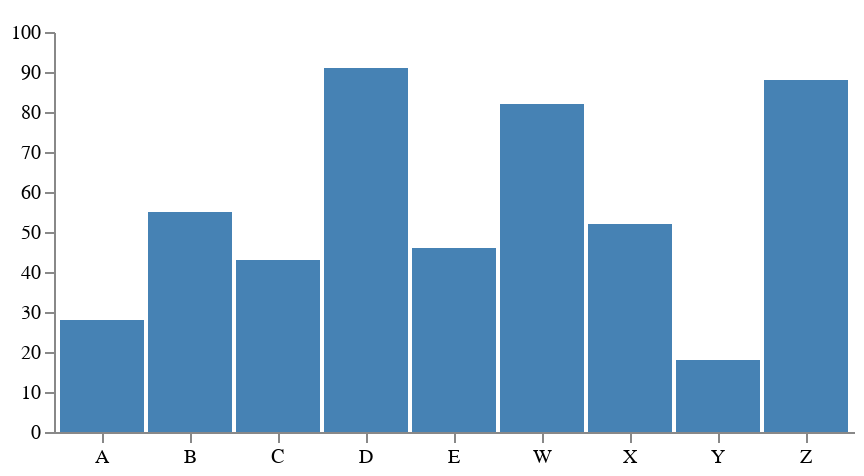

Write the Vega-Lite specification saved for this chart.
### Vega specification from a JSON file in a GitHub repository (floating-point values rounded to 4 significant figures)
{"$schema": "https://vega.github.io/schema/vega/v3.0.json", "width": 400, "height": 200, "padding": 5, "data": [{"name": "table", "values": [{"category": "A", "amount": 28, "_id": 2}, {"category": "B", "amount": 55, "_id": 3}, {"category": "C", "amount": 43, "_id": 4}, {"category": "D", "amount": 91, "_id": 5}, {"category": "E", "amount": 46, "_id": 10}, {"category": "W", "amount": 82, "_id": 6}, {"category": "X", "amount": 52, "_id": 7}, {"category": "Y", "amount": 18, "_id": 8}, {"category": "Z", "amount": 88, "_id": 9}]}], "signals": [{"name": "tooltip", "value": {}, "on": [{"events": "rect:mouseover", "update": "datum"}, {"events": "rect:mouseout", "update": "{}"}]}], "scales": [{"name": "xscale", "type": "band", "domain": {"data": "table", "field": "category"}, "range": "width", "padding": 0.05, "round": true}, {"name": "yscale", "domain": {"data": "table", "field": "amount"}, "nice": true, "range": "height"}], "axes": [{"orient": "bottom", "scale": "xscale"}, {"orient": "left", "scale": "yscale"}], "marks": [{"type": "rect", "from": {"data": "table"}, "encode": {"enter": {"x": {"scale": "xscale", "field": "category"}, "width": {"scale": "xscale", "band": 1}, "y": {"scale": "yscale", "field": "amount"}, "y2": {"scale": "yscale", "value": 0}}, "update": {"fill": {"value": "steelblue"}}, "hover": {"fill": {"value": "red"}}}}, {"type": "text", "encode": {"enter": {"align": {"value": "center"}, "baseline": {"value": "bottom"}, "fill": {"value": "#333"}}, "update": {"x": {"scale": "xscale", "signal": "tooltip.category", "band": 0.5}, "y": {"scale": "yscale", "signal": "tooltip.amount", "offset": -2}, "text": {"signal": "tooltip.amount"}, "fillOpacity": [{"test": "datum === tooltip", "value": 0}, {"value": 1}]}}}]}
